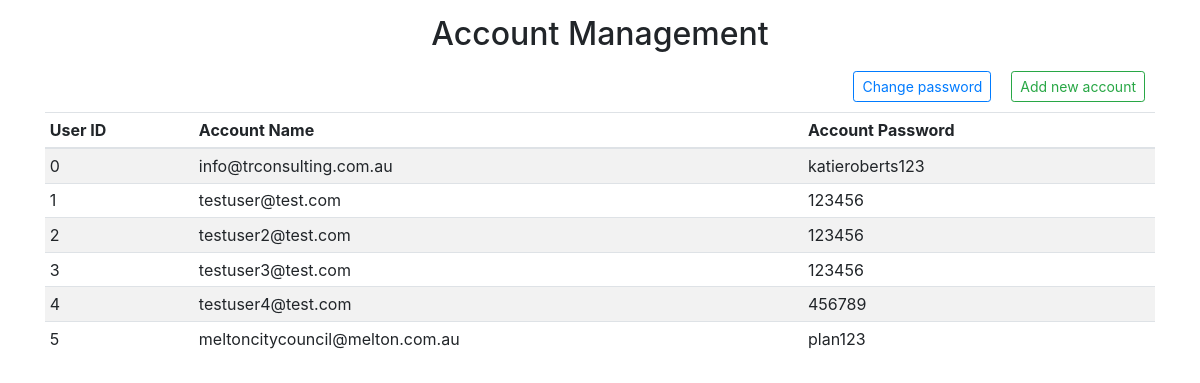
Page /admin (signed in) on the committed database.
### tables this page shows
CREATE TABLE user(id INTEGER PRIMARY KEY ASC, email varchar(250) NOT NULL, password varchar(250) NOT NULL);

### bpb.py (the view)
@app.route('/admin',methods=['GET'])
def admin():
	if login_status(session,0):
		result = db_func.select_all('user')
		return render_template('admin.html',data=result)
	else:
		return redirect('/login')

### bpb.py (called while the page is built)
def login_status(session,pid):
	if 'logged_in' in session:
		if session['logged_in'] == True and session['project_number'][0] == pid:
			return True
		else:
			return False
	return False

### db_func.py (called while the page is built)
def select_all(table):
	conn = sqlite3.connect('test.db')
	c = conn.cursor()
	result = c.execute('''select * from '%s' ''' % (table)).fetchall()
	conn.commit()
	conn.close()
	return result

### templates/admin.html (shortened to what this page needs)
<!DOCTYPE html>
<html lang="en"><head><meta http-equiv="Content-Type" content="text/html; charset=UTF-8">
	<link rel="stylesheet" href="https://maxcdn.bootstrapcdn.com/bootstrap/4.0.0-beta/css/bootstrap.min.css">
</head>
<body>
  <h2 align="center" style="margin-top:15px;">Account Management</h3>
  <div class='container'>
    <div>
      <button style="float:right;margin:10px;" class="btn btn-sm btn-outline-success" data-toggle="modal" data-target="#addModal">Add new account</button>
      <button style="float:right;margin:10px;" data-toggle="modal" data-target="#pswModal" class="btn btn-sm btn-outline-primary">Change password</button>
    </div>
    <table class="table table-striped table-sm col">
      <thead>
        <tr>
          <th>User ID</th>
          <th>Account Name</th>
          <th>Account Password</th>
        </tr>
      </thead>
      <tbody>
        {% for i in data %}
        <tr>
          <td>{{ i[0] }}</td>
          <td>{{ i[1] }}</td>
          <td>{{ i[2] }}</td>
        </tr>
        {% endfor %}
      </tbody>
    </table>
  </div>
</body>
</html>

### rows in the picture
user: id "0", email "info@trconsulting.com.au", password "katieroberts123"
user: id "1", email "testuser@test.com", password "123456"
user: id "2", email "testuser2@test.com", password "123456"
user: id "3", email "testuser3@test.com", password "123456"
user: id "4", email "testuser4@test.com", password "456789"
user: id "5", email "meltoncitycouncil@melton.com.au", password "plan123"
